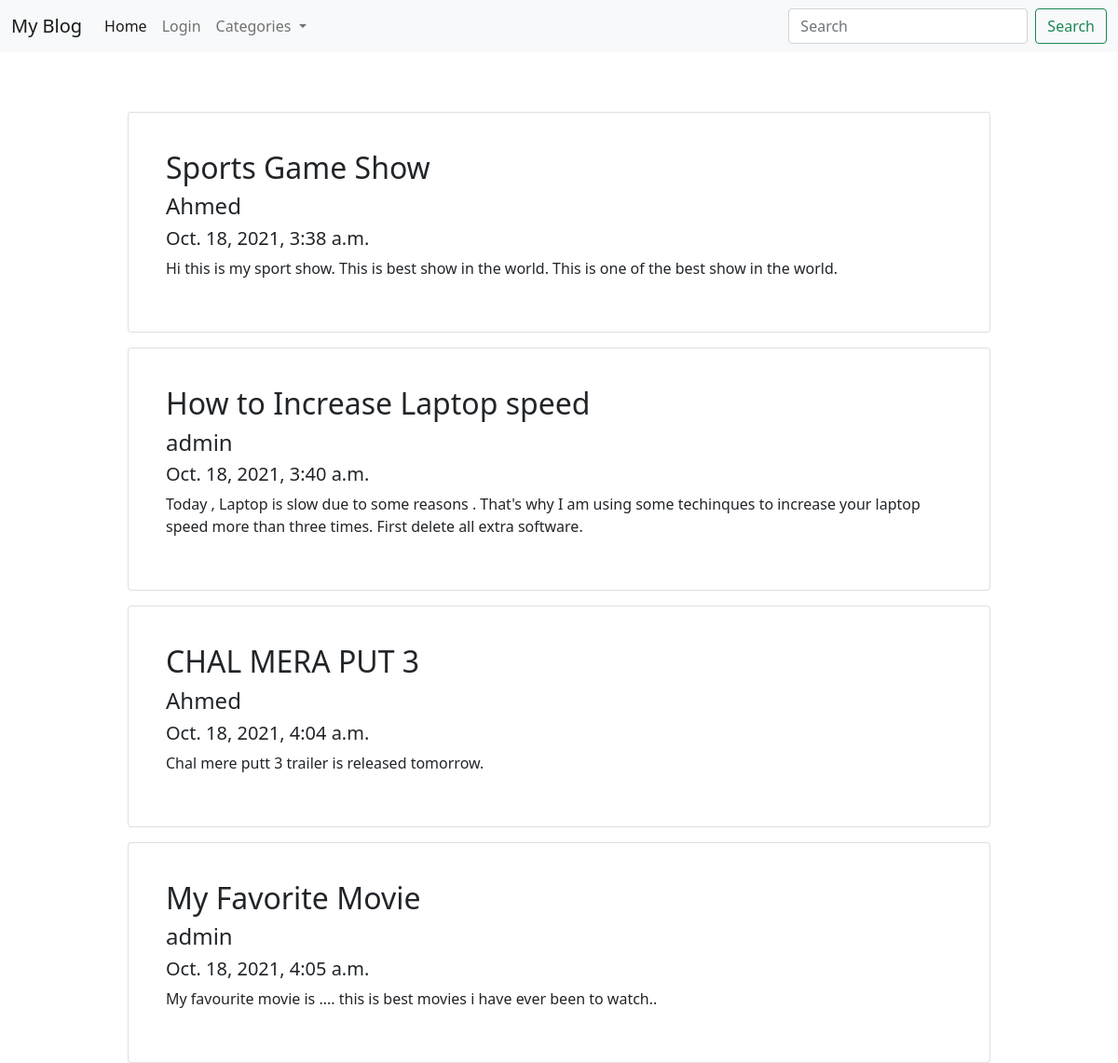
The page / on the database its author committed.
### myapp/models.py (models this page shows, shortened)
class Post(models.Model):
    title = models.CharField(max_length=50)
    author = models.ForeignKey(Author,on_delete=models.CASCADE)
    date_publish = models.DateTimeField(auto_now_add=True)
    category = models.ForeignKey(Category,on_delete=models.CASCADE)
    body = models.TextField()

class Author(models.Model):
    personalinfo = models.OneToOneField( User,on_delete=models.CASCADE)

### myapp/views.py (the view)
# urls.py: path('',views.home,name="home"),
def home(request):
    id = request.GET.get('q')
    if(id==None):
        id = ""
    print(id)
    categories = Category.objects.all()
    posts = Post.objects.filter(category__id__icontains=id)
    context={
        'categories':categories,
        'posts':posts,
    }
    return render(request,'home.html',context)

### templates/home.html (shortened to what this page needs)
{% extends 'base.html'%}
{% block content %}
<div class="container mt-5 mx-auto">
    <div class="row">
        {% for post in posts %}
            <div class="offset-1 col-10 mt-3">
                <div class="card p-4">
                    <div class="card-body">
                        <div class="card-title">
                            <h2>{{post.title}}</h2>
                            <h4>{{post.author.personalinfo.username}}</h4>
                            <h5>{{post.date_publish}}</h5>
                        </div>
                        <div class="card-text">
                            <p>{{post.body}}</p>
                        </div>
                    </div>
                </div>
            </div>
        {% endfor %}
    </div>
</div>
{% endblock content %}

### templates/base.html (shortened to what this page needs)
<!doctype html>
<html lang="en">
  <head>
    <link href="https://cdn.jsdelivr.net/npm/bootstrap@5.1.3/dist/css/bootstrap.min.css" rel="stylesheet">
  </head>
  <body>
    {% include 'components/navbar.html' %}
    {% block content %}{% endblock content %}
  </body>
</html>

### templates/components/navbar.html (shortened to what this page needs)
<nav class="navbar navbar-expand-lg navbar-light bg-light">
    <div class="container-fluid">
      <a class="navbar-brand" href="/">My Blog</a>
      <div class="collapse navbar-collapse" id="navbarSupportedContent">
        <ul class="navbar-nav me-auto mb-2 mb-lg-0">
          <li class="nav-item">
            <a class="nav-link active" aria-current="page" href="/">Home</a>
          </li>
          <li class="nav-item">
            <a class="nav-link" href="/login">Login</a>
          </li>
          <li class="nav-item dropdown">
            <a class="nav-link dropdown-toggle" href="#" id="navbarDropdown" role="button" data-bs-toggle="dropdown" aria-expanded="false">
              Categories
            </a>
          </li>
        </ul>
        <form class="d-flex">
          <input class="form-control me-2" type="search" placeholder="Search" aria-label="Search">
          <button class="btn btn-outline-success" type="submit">Search</button>
        </form>
      </div>
    </div>
  </nav>

### rows shown on the page
Post: title "Sports Game Show", author.personalinfo.username "Ahmed", date_publish "Oct. 18, 2021, 3:38 a.m.", body "Hi this is my sport show. This is best show in the world. This is one of the best show in the world."
Post: title "How to Increase Laptop speed", author.personalinfo.username "admin", date_publish "Oct. 18, 2021, 3:40 a.m.", body "Today , Laptop is slow due to some reasons . That's why I am using some techinques to increase your laptop speed more than three times. First delete all extra software."
Post: title "CHAL MERA PUT 3", author.personalinfo.username "Ahmed", date_publish "Oct. 18, 2021, 4:04 a.m.", body "Chal mere putt 3 trailer is released tomorrow."
Post: title "My Favorite Movie", author.personalinfo.username "admin", date_publish "Oct. 18, 2021, 4:05 a.m.", body "My favourite movie is .... this is best movies i have ever been to watch.."
